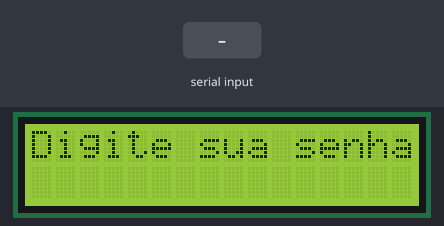
Bench run of a sketch on a simulated Arduino Uno, built with avr-gcc and run on an emulated ATmega328P. Parts: 16×2 character LCD. The test bench sets the inputs (shaded band).

Above: at 4.2 s.
4.3 s: "q" received over Serial
At 7.1 s:
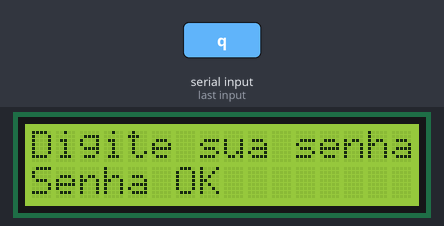
At 8.8 s:
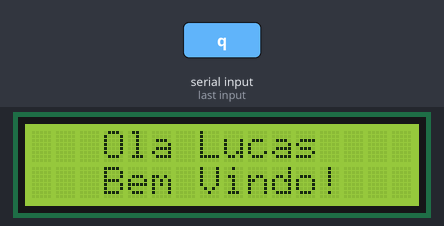
Timing chart, 0 to 10.3 s (numbered marks = the images above; inputs shaded):
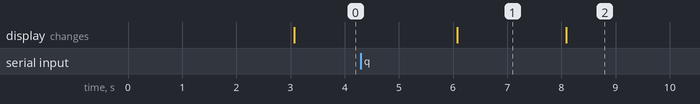

The sketch:

LCD_com_senha_Serial.ino
```cpp
/******************************************************************************************************
*  Programa exemplo para uso de Display de LCD - MSS Eletrônica                                       *
*  Produto: Para todos os Display´s de LCD 16x2 da MSS Eletrônica                                     *
*  Desenvolvedor: Misael                                                                              *
*  Data: 31/10/2012                                                                                   *
*                                                                                                     *
*  Objetivo: Escrever um texto em um LCD 16x2 com comunicação à 4 bits usando o arduino (UNO)         *
*  Biblioteca: LiquidCrystal.h                                                                        *
*  Referencia para a Biblioteca: http://arduino.cc/en/Reference/LiquidCrystal                         *
*******************************************************************************************************/

/******************************************************************************************************
*  Informação sobre o programa:                                                                       *
*  Pinos usados:                                                                                      *
*    8 -> RS do LCD                                                                                   *
*    9 -> EN do LCD                                                                                   *
*    10 -> D4 do LCD                                                                                   *
*    11 -> D5 do LCD                                                                                   *
*    12 -> D6 do LCD                                                                                  *
*    13 -> D7 do LCD                                                                                  *
*    Você deve alimentar o LCD                                                                        *
*    Ligar um Potenciômetro/trimpot ao pino VO do LCD para controlar o contraste                      *
*    Ligar o R/W do LCD ao GND                                                                        *
*    Ligar os pinos D0, D1, D2, D3 do LCD ao GND                                                      *
*******************************************************************************************************/

//Para informações sobre a Biblioteca LiquidCrystal.h, vá na guia Help/Reference/Libraries/LiquidCrystal
#include <LiquidCrystal.h> //Incluindo a biblioteca para acionamento do LCD 16x2

LiquidCrystal lcd(8, 9, 10, 11, 12, 13);//Configurando os pinos que estão conectados ao LCD
//2 -> RS do LCD, 4 -> EN do LCD, 7 -> D4 do LCD, 8 -> D5 do LCD, 12 -> D6 do LCD, 13 -> D7 do LCD

//Declaração de variáveis usadas no programa
unsigned long tempo;
//Rotina de configurações iniciais do programa

boolean teste=false;

int val;

void setup() {

  lcd.begin(16, 2);//Inicializa a biblioteca para trabalhar com display de 16 caracteres por 2 linhas (16x2)
  Serial.begin(9600);
 }

// the loop routine runs over and over again forever:
void loop() {

 lcd.clear();
 lcd.setCursor(3,0);
 lcd.print("Ola Lucas");
 lcd.setCursor(3,1);
 lcd.print("Bem Vindo!");
 delay(3000);

  lcd.clear();
   lcd.setCursor(0,0);
   lcd.print("Digite sua senha");
   delay(1000);

 while(teste==false){
   lcd.clear();
   lcd.setCursor(0,0);
   lcd.print("Digite sua senha");
   if(Serial.available()>0){
   val=Serial.read();

   if(val==113){
     teste=true;
   }
   else{ teste=false;}
 }
   delay(1000);
 }

 lcd.setCursor(0,1);
 lcd.print("Senha OK");
 delay(2000);

 teste=false;

}
```

Measured:
- after the input at 4.3 s, the display: changes after 1.8 s (image 1)
- what the display in image 1 shows lasts 2.0 s, from 6.1 s to 8.1 s
